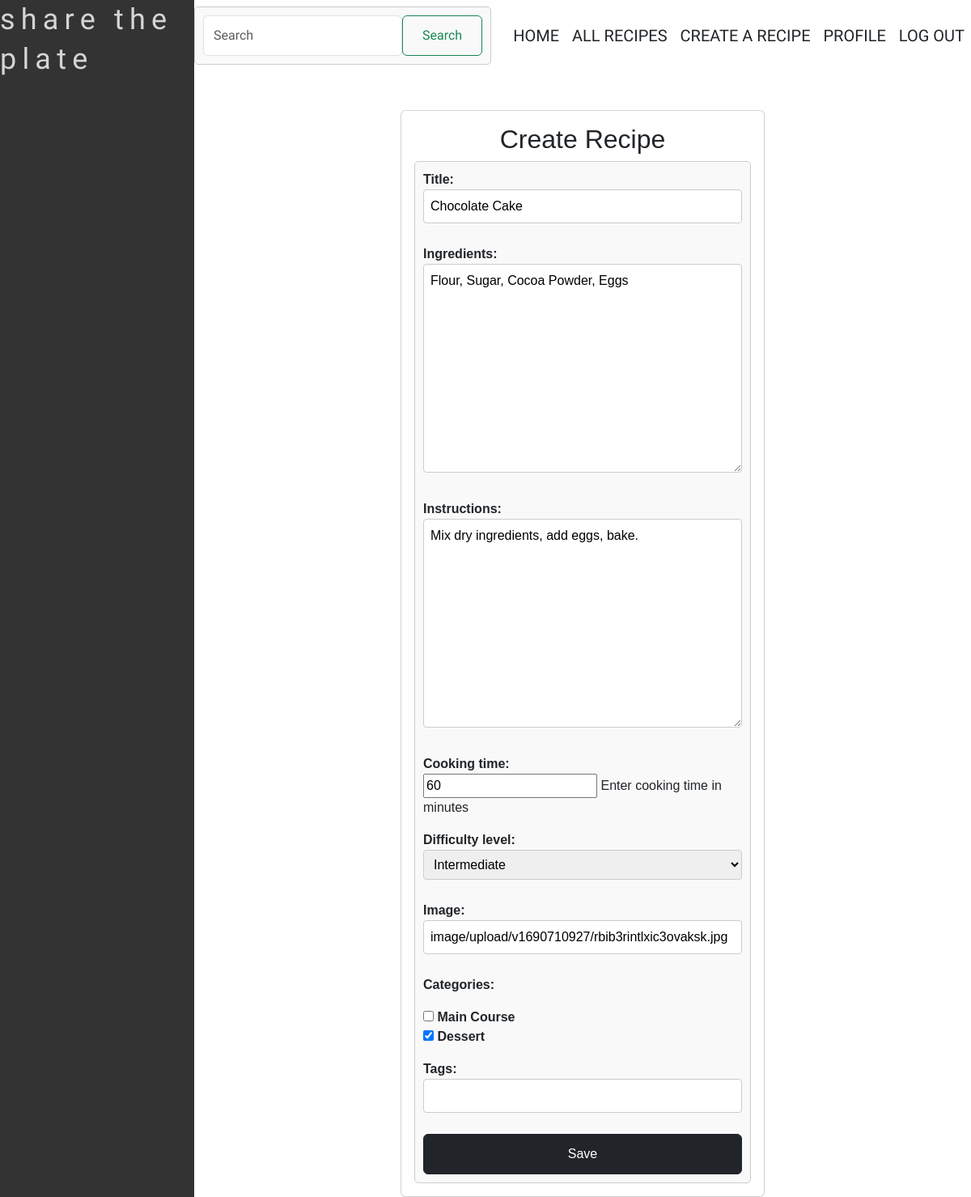
Page /recipe/chocolate-cake/edit/ (signed in) on the committed database.
### share_the_plate/models.py (models this page shows, shortened)
class Recipe(models.Model):
    title = models.CharField(max_length=255, unique=True)
    slug = models.SlugField(unique=True)
    ingredients = models.TextField()
    instructions = models.TextField()
    cooking_time = models.IntegerField(
        help_text='Enter cooking time in minutes'
    )
    difficulty_level = models.CharField(
        max_length=15,
        choices=DIFFICULTY_CHOICES,
        default='beginner',
    )
    featured_image = CloudinaryField('image', default='https://res.cloudinary.com/share-the-plate-cloud/image/upload/v1690654327/static/assets/images/placeholder_image.b16bf0e41648.jpg')
    categories = models.ManyToManyField('Category', related_name='recipes')
    tags = TaggableManager(blank=True)
    user = models.ForeignKey(User, on_delete=models.CASCADE)
    created_at = models.DateTimeField(auto_now_add=True)
    status = models.IntegerField(choices=STATUS, default=0)
    class Meta:
        ordering = ['-created_at']

### share_the_plate/views/recipe_views.py (the view, shortened to what this page needs)
class RecipeUpdateView(LoginRequiredMixin, UserPassesTestMixin, UpdateView):
    model = Recipe
    form_class = RecipeForm
    template_name = "share_the_plate/recipe_form.html"
    def get_context_data(self, **kwargs):
        context = super().get_context_data(**kwargs)
        recipe_instance = self.get_object()
        context["form"] = RecipeForm(instance=recipe_instance)
        return context
    def test_func(self):
        obj = self.get_object()
        return obj.user == self.request.user

### share_the_plate/views/forms.py
class RecipeForm(forms.ModelForm):
    DIFFICULTY_CHOICES = (
        ('beginner', 'Beginner'),
        ('intermediate', 'Intermediate'),
        ('expert', 'Expert'),
    )
    categories = forms.ModelMultipleChoiceField(
        queryset=Category.objects.all(),
        widget=forms.CheckboxSelectMultiple
    )
    tags = TagField(
        widget=TagWidget(attrs={'placeholder': 'Enter tags'}), required=False
    )
    difficulty_level = forms.ChoiceField(
        choices=DIFFICULTY_CHOICES,
    )
    class Meta:
        model = Recipe
        fields = [
            'title',
            'ingredients',
            'instructions',
            'cooking_time',
            'difficulty_level',
            'featured_image',
            'categories',
            'tags'
        ]
        widgets = {
            'tags': TagWidget(),
            'ingredients': forms.Textarea(
                attrs={'placeholder': 'Enter ingredients, one line each.'}
            ),
            'instructions': forms.Textarea(
                attrs={'placeholder': 'Enter instructions, one line each.'}
            ),
        }

### share_the_plate/models.py (called while the page is built)
    def __str__(self):
        return self.name

### share_the_plate/templates/share_the_plate/recipe_form.html (shortened to what this page needs)
{% extends 'base.html' %}
{% load static %}
{% block extra_css %}
    <link rel="stylesheet" type="text/css" href="{% static 'assets/css/style_form.css' %}">
{% endblock %}
{% block content %}
<div class="container mt-5">
    <div class="row justify-content-center">
        <div class="col-12 col-md-6">
            <div class="card">
                <div class="card-body">
                    <h2 class="card-title text-center">Create Recipe</h2>
                    <form method="POST" enctype="multipart/form-data">
                        {{ form.as_p }}
                        <div class="d-grid gap-2 mt-3">
                            <button type="submit" class="btn btn-primary btn-dark">Save</button>
                        </div>
                    </form>
                </div>
            </div>
        </div>
    </div>
</div>
{% endblock %}

### static/assets/css/style.css (style rules this page uses)
body { font-family: Arial, sans-serif; margin: 0; padding: 0; box-sizing: border-box; }

### static/assets/css/style_form.css (style rules this page uses)
form { padding: 10px; border: 1px solid #ccc; border-radius: 5px; background-color: #f9f9f9; }
form label { font-weight: bold; display: block; }
form input[type="text"], form input[type="password"], form textarea, form select { width: 100%; padding: 8px; border: 1px solid #ccc; border-radius: 4px; margin-bottom: 10px; }
form ul { list-style-type: none; padding: 0; }
@media (min-width: 768px) { .row .col-md-6 { width: 50%; padding-right: 15px; padding-left: 15px; } }
@media (min-width: 768px) { form button[type="submit"] { padding: 12px 24px; } }

### rows in the picture
Recipe: title "Chocolate Cake", ingredients "Flour, Sugar, Cocoa Powder, Eggs", instructions "Mix dry ingredients, add eggs, bake.", cooking_time "60", difficulty_level "Intermediate", featured_image "image/upload/v1690710927/rbib3rintlxic3ovaksk.jpg"
